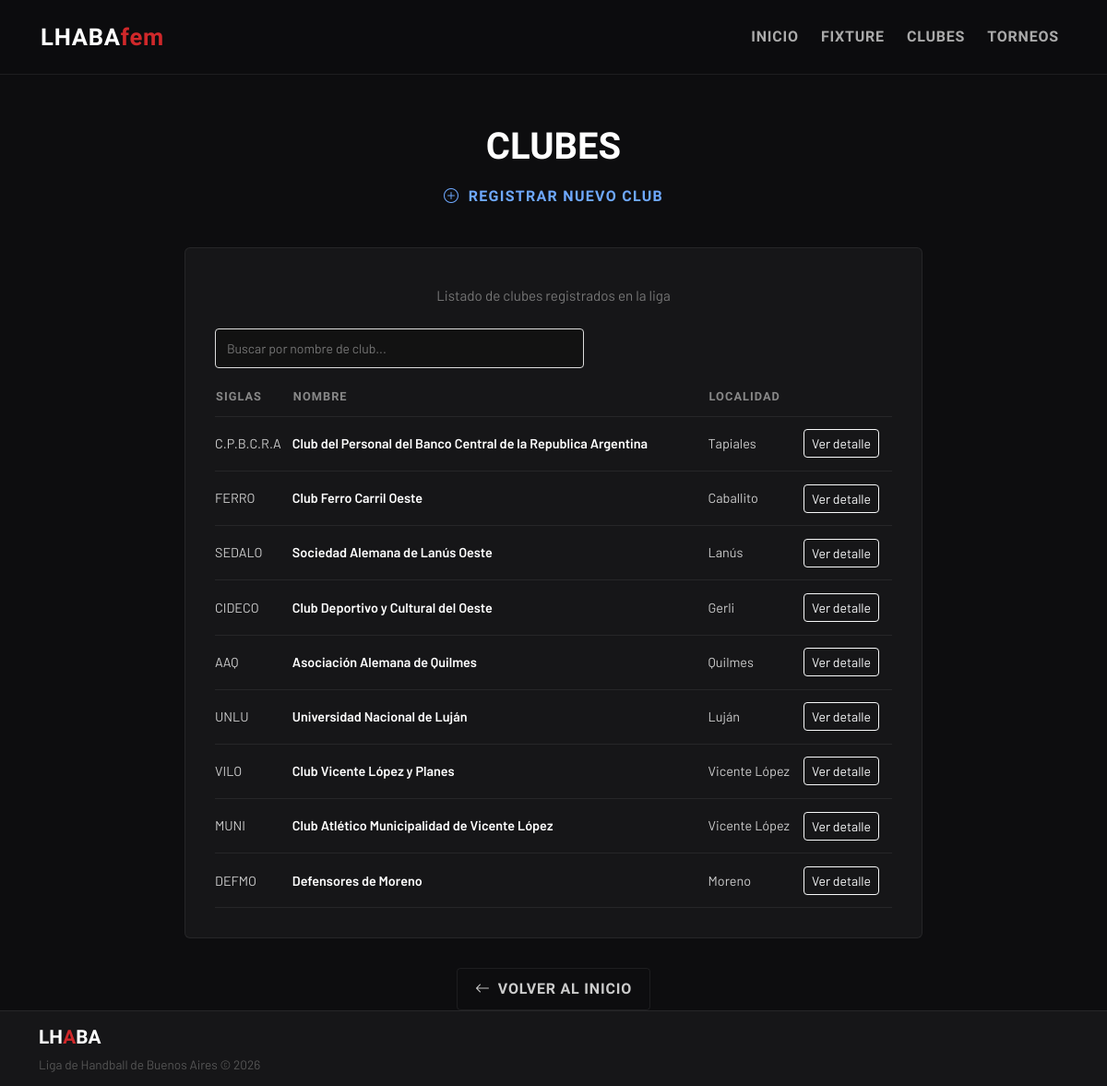
The app's page /clubes, older data.
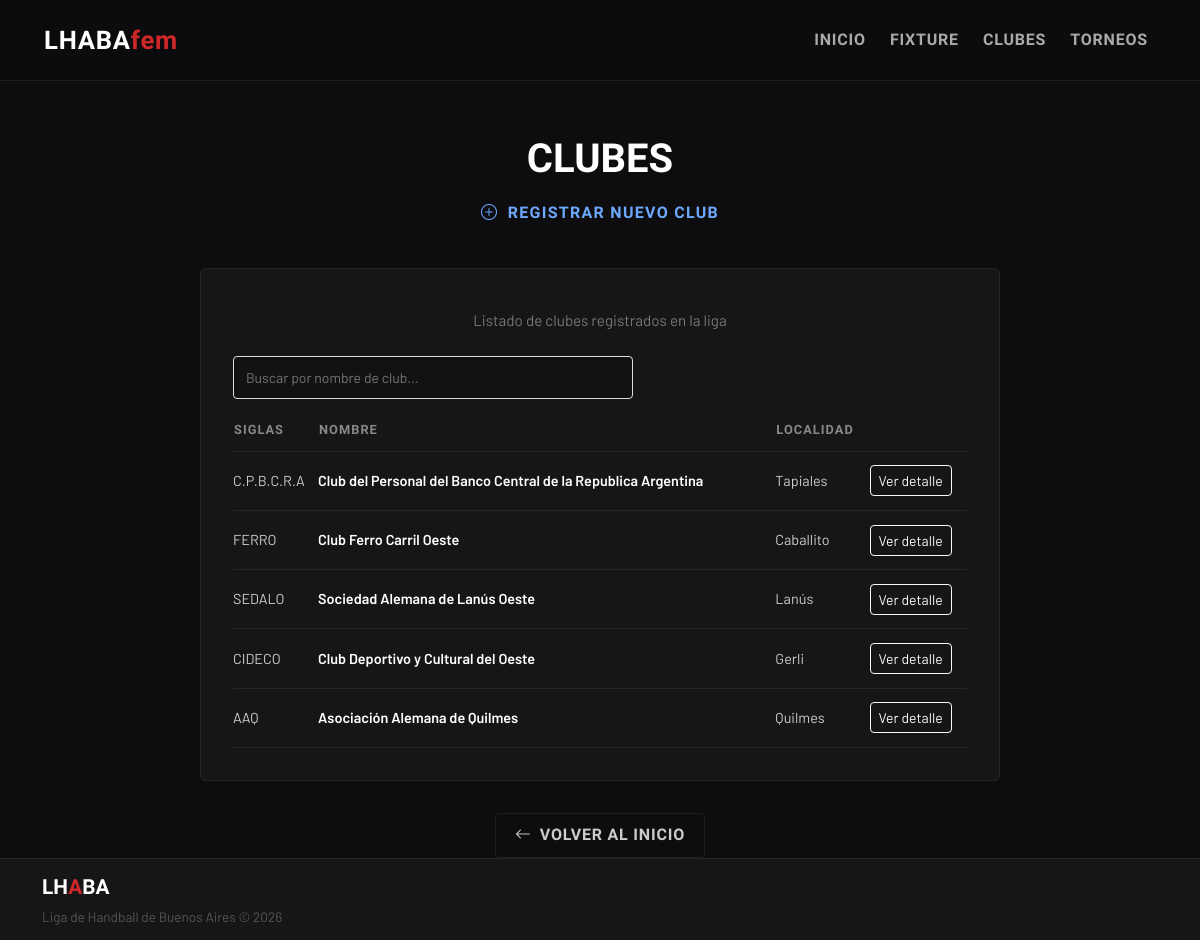
The same page, newer data.
### clubes/models.py (models this page shows, shortened)
class ClubesRegistrados(models.Model):
    id = models.AutoField(primary_key=True)
    nombre_siglas = models.CharField()
    nombre_completo = models.CharField()
    nombre_corto = models.CharField(max_length=30,null=True)
    localidad = models.CharField()
    email = models.EmailField()
    fecha_ingreso = models.DateField(auto_now_add=True)

### clubes/views.py (the view)
# urls.py: path("clubes",clubes_list,name="clubes_list"),
def clubes_list(request):
    nombre = request.GET.get("search")
    clubes_query = ClubesRegistrados.objects.all()
    if nombre is not None:
        clubes_query = ClubesRegistrados.objects.filter(
            nombre_completo__icontains=nombre
        )
    contexto = {
        "clubes_list" : list(clubes_query)
    }
    return render(request, "clubes/clubes_list.html", contexto)

### clubes/templates/clubes/clubes_list.html (shortened to what this page needs)
{% extends 'index.html' %}
{% block princ_content %}
  <div class="container-xl">
    <div class="page-header">
      <div class="page-title">Clubes</div>
        <a href="{% url 'registrar_club' %}" class="btn-cta btn-cta-danger">
        <i class="bi bi-plus-circle"></i> Registrar nuevo club
      </a>
    </div>
    <div class="table-card">
    <div class="text-center mb-4">
      <div class="page-subtitle">Listado de clubes registrados en la liga</div>
    </div>
    <div class="search-container" style="display: flex; gap: 10px; margin-bottom: 20px; max-width: 400px;">
      <form method="GET" style="display: flex; gap: 10px; width: 100%;">
        <input
          type="text"
          name="search"
          placeholder="Buscar por nombre de club..."
          value="{{ request.GET.search }}"
          class="search-input"
          style="flex: 1; padding: 10px 12px; border: 1px solid #ddd; border-radius: 4px; font-size: 14px;"
        >
      </form>
    </div>
      <table>
        <thead>
          <tr>
            <th>Siglas</th>
            <th>Nombre</th>
            <th>Localidad</th>
            <th></th>
          </tr>
        </thead>
        <tbody>
          {% for club in clubes_list %}
          <tr>
            <td>{{ club.nombre_siglas }}</td>
            <td class="club-name">{{ club.nombre_completo }}</td>
            <td>{{ club.localidad }}</td>
            <td>
              <a href="{% url 'club_detalle' club.id %}" class="btn btn-sm btn-outline-light">
                Ver detalle
              </a>
            </td>
          </tr>
          {% empty %}
          <tr>
            <td colspan="7">No hay clubes registrados.</td>
          </tr>
          {% endfor %}
        </tbody>
      </table>
    </div>
    <div class="text-center">
      <a href="{% url 'home' %}" class="back-btn">
        <i class="bi bi-arrow-left"></i> Volver al inicio
      </a>
    </div>
  </div>
{% endblock %}

### templates/index.html (shortened to what this page needs)
{% load static %}
<!DOCTYPE html>
<html lang="es" data-bs-theme="dark">
<head>
  <link href="https://cdn.jsdelivr.net/npm/bootstrap@5.3.3/dist/css/bootstrap.min.css" rel="stylesheet"/>
  <link href="https://cdn.jsdelivr.net/npm/bootstrap-icons@1.11.3/font/bootstrap-icons.min.css" rel="stylesheet"/>
</head>
<body>
  <nav class="navbar navbar-expand-lg sticky-top">
    <div class="container-xl">
      <a class="navbar-brand" href="{% url 'home' %}">LHABA<span>fem</span></a>
      <div class="collapse navbar-collapse" id="navMenu">
        <ul class="navbar-nav ms-auto gap-2">
          <li class="nav-item"><a class="nav-link" href="{% url 'home' %}">Inicio</a></li>
          <li class="nav-item"><a class="nav-link" href="#">Fixture</a></li>
          <li class="nav-item"><a class="nav-link" href="{% url 'clubes_list' %}">Clubes</a></li>
          <li class="nav-item"><a class="nav-link" href="#">Torneos</a></li>
        </ul>
      </div>
    </div>
  </nav>
  <main>
  {% block princ_content %}{% endblock %}
  </main>
  <footer>
    <div class="container-xl">
      <div class="d-flex flex-column flex-md-row justify-content-between align-items-center gap-3">
        <div>
          <div class="footer-brand">LH<span>A</span>BA</div>
          <div class="footer-text">Liga de Handball de Buenos Aires &copy; {% now "Y" %}</div>
        </div>
      </div>
    </div>
  </footer>
</body>
</html>

### templates/index.html (style rules this page uses)
:root { --lhaba-red: #D0282A; --lhaba-red-dark: #A01E20; --lhaba-gold: #E8A020; --bg-dark: #0D0D0F; --bg-card: #161618; --bg-card-hover: #1E1E22; --border-subtle: rgba(255,255,255,0.07); }
* { box-sizing: border-box; }
body { background-color: var(--bg-dark); font-family: 'Barlow', sans-serif; color: #E0E0E0; min-height: 100vh; overflow-x: hidden; display: flex; flex-direction: column; }
html, body { height: 100%; }
main { flex: 1; }
.navbar { background-color: rgba(13,13,15,0.95) !important; backdrop-filter: blur(12px); border-bottom: 1px solid var(--border-subtle); padding: 1rem 2rem; }
.navbar-brand { font-family: 'Barlow Condensed', sans-serif; font-weight: 800; font-size: 1.6rem; letter-spacing: 0.03em; color: #fff !important; }
.navbar-brand span { color: var(--lhaba-red); }
.nav-link { font-family: 'Barlow Condensed', sans-serif; font-weight: 600; font-size: 1rem; letter-spacing: 0.05em; text-transform: uppercase; color: #aaa !important; transition: color 0.2s; }
.btn-cta { font-family: 'Barlow Condensed', sans-serif; font-weight: 700; font-size: 1rem; letter-spacing: 0.08em; text-transform: uppercase; padding: 0.7rem 1.6rem; border-radius: 4px; display: inline-flex; align-items: center; gap: 0.6rem; transition: all 0.2s ease; text-decoration: none; min-width: 170px; justify-content: center; }
footer { background-color: var(--bg-card); border-top: 1px solid var(--border-subtle); padding: 0.8rem 0; }
.footer-brand { font-family: 'Barlow Condensed', sans-serif; font-weight: 800; font-size: 1.3rem; color: #fff; }
.footer-brand span { color: var(--lhaba-red); }
.footer-text { color: #555; font-size: 0.85rem; margin-top: 0.25rem; }
.page-header { padding: 3rem 0 2rem; text-align: center; }
.page-title { font-family: 'Barlow Condensed', sans-serif; font-weight: 800; font-size: 2.8rem; text-transform: uppercase; color: #fff; }
.page-subtitle { color: #777; margin-top: 0.5rem; font-size: 0.95rem; }
.table-card { background-color: var(--bg-card); border: 1px solid var(--border-subtle); border-radius: 6px; padding: 2rem; }
table { width: 100%; border-collapse: collapse; }
thead { border-bottom: 1px solid var(--border-subtle); }
thead th { font-family: 'Barlow Condensed', sans-serif; font-weight: 600; font-size: 0.8rem; letter-spacing: 0.08em; text-transform: uppercase; color: #888; padding-bottom: 0.75rem; }
tbody tr { border-bottom: 1px solid var(--border-subtle); transition: background 0.2s; }
tbody td { padding: 0.85rem 0; font-size: 0.9rem; color: #ccc; }
.club-name { font-weight: 600; color: #fff; }
.back-btn { margin-top: 2rem; display: inline-flex; align-items: center; gap: 0.5rem; font-family: 'Barlow Condensed', sans-serif; font-weight: 600; letter-spacing: 0.05em; text-transform: uppercase; color: #ccc; text-decoration: none; border: 1px solid var(--border-subtle); padding: 0.6rem 1.2rem; border-radius: 4px; transition: all 0.2s; }
.table-card { background-color: var(--bg-card); border: 1px solid var(--border-subtle); border-radius: 6px; padding: 2rem; max-width: 800px; margin: 0 auto; }
.page-title { font-family: 'Barlow Condensed', sans-serif; font-weight: 800; font-size: 2.5rem; text-transform: uppercase; color: #fff; }
.back-btn { margin-top: 2rem; display: inline-flex; align-items: center; gap: 0.5rem; font-family: 'Barlow Condensed', sans-serif; font-weight: 600; text-transform: uppercase; color: #ccc; text-decoration: none; border: 1px solid var(--border-subtle); padding: 0.6rem 1.2rem; border-radius: 4px; transition: all 0.2s; }
.container-xl { position: relative; z-index: 1; }

Row changes from the older to the newer data that the page shows:
removed ClubesRegistrados: nombre_siglas "UNLU", nombre_completo "Universidad Nacional de Luján", localidad "Luján"
removed ClubesRegistrados: nombre_siglas "VILO", nombre_completo "Club Vicente López y Planes", localidad "Vicente López"
removed ClubesRegistrados: nombre_siglas "MUNI", nombre_completo "Club Atlético Municipalidad de Vicente López", localidad "Vicente López"
removed ClubesRegistrados: nombre_siglas "DEFMO", nombre_completo "Defensores de Moreno", localidad "Moreno"
